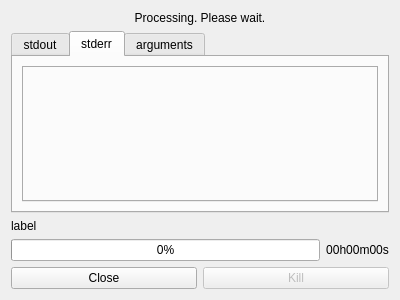
<?xml version="1.0" encoding="UTF-8"?>
<ui version="4.0">
 <class>ProcessWidget</class>
 <widget class="QWidget" name="ProcessWidget">
  <property name="geometry">
   <rect>
    <x>0</x>
    <y>0</y>
    <width>400</width>
    <height>300</height>
   </rect>
  </property>
  <property name="windowTitle">
   <string>process info</string>
  </property>
  <layout class="QGridLayout" name="gridLayout">
   <item row="0" column="0">
    <layout class="QVBoxLayout" name="verticalLayout">
     <item>
      <widget class="QLabel" name="label_status">
       <property name="text">
        <string>Processing. Please wait.</string>
       </property>
       <property name="alignment">
        <set>Qt::AlignCenter</set>
       </property>
      </widget>
     </item>
     <item>
      <widget class="QTabWidget" name="tabWidget">
       <property name="currentIndex">
        <number>1</number>
       </property>
       <widget class="QWidget" name="tab_stdout">
        <attribute name="title">
         <string>stdout</string>
        </attribute>
        <layout class="QGridLayout" name="gridLayout_2">
         <item row="0" column="0">
          <widget class="QTabWidget" name="tab_stdout_commands">
           <property name="currentIndex">
            <number>-1</number>
           </property>
          </widget>
         </item>
        </layout>
       </widget>
       <widget class="QWidget" name="tab_stderr">
        <attribute name="title">
         <string>stderr</string>
        </attribute>
        <layout class="QGridLayout" name="gridLayout_3">
         <item row="0" column="0">
          <widget class="QTabWidget" name="tab_stderr_commands">
           <property name="currentIndex">
            <number>-1</number>
           </property>
          </widget>
         </item>
        </layout>
       </widget>
       <widget class="QWidget" name="tab_arguments">
        <attribute name="title">
         <string>arguments</string>
        </attribute>
        <layout class="QGridLayout" name="gridLayout_4">
         <item row="0" column="0">
          <widget class="QTabWidget" name="tab_arguments_commands"/>
         </item>
        </layout>
       </widget>
      </widget>
     </item>
     <item>
      <widget class="QLabel" name="label_progress">
       <property name="text">
        <string>label</string>
       </property>
      </widget>
     </item>
     <item>
      <layout class="QHBoxLayout" name="horizontalLayout_progress">
       <item>
        <widget class="QProgressBar" name="progressBar">
         <property name="enabled">
          <bool>true</bool>
         </property>
         <property name="value">
          <number>0</number>
         </property>
         <property name="textVisible">
          <bool>true</bool>
         </property>
         <property name="format">
          <string>%p%</string>
         </property>
        </widget>
       </item>
       <item>
        <widget class="QLabel" name="label_remaining">
         <property name="text">
          <string>00h00m00s</string>
         </property>
         <property name="alignment">
          <set>Qt::AlignCenter</set>
         </property>
        </widget>
       </item>
      </layout>
     </item>
     <item>
      <layout class="QHBoxLayout" name="horizontalLayout">
       <item>
        <widget class="QPushButton" name="pushButton_close">
         <property name="enabled">
          <bool>true</bool>
         </property>
         <property name="text">
          <string>Close</string>
         </property>
        </widget>
       </item>
       <item>
        <widget class="QPushButton" name="pushButton_kill">
         <property name="enabled">
          <bool>false</bool>
         </property>
         <property name="text">
          <string>Kill</string>
         </property>
        </widget>
       </item>
      </layout>
     </item>
    </layout>
   </item>
  </layout>
 </widget>
 <resources/>
 <connections/>
</ui>
